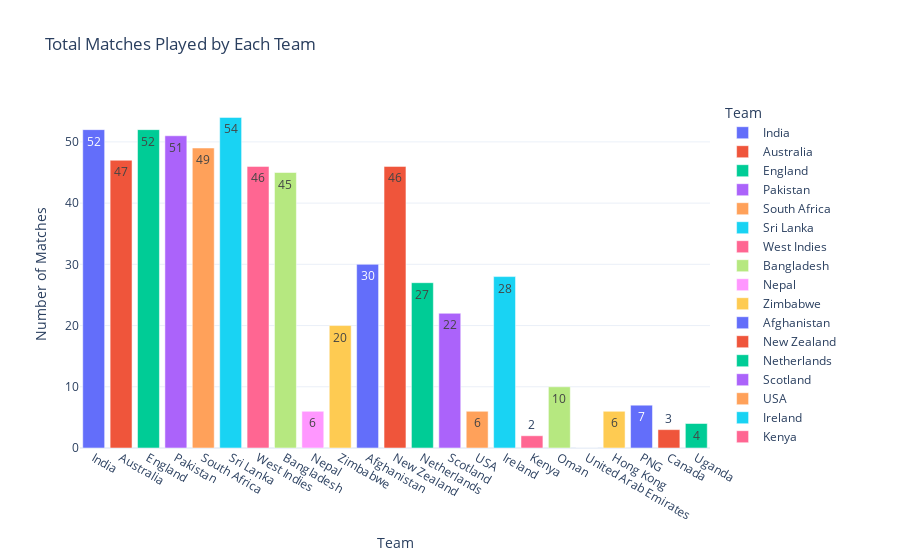

Notebook cell for this chart:
### Code cell
import pandas as pd
import plotly.express as px

# Load the datasets
final_dataset_url = 'https://raw.githubusercontent.com/Shamsvi/CMSE-830/main/MidtermPorject/wc_final_dataset.csv'
matches_url = 'https://raw.githubusercontent.com/Shamsvi/CMSE-830/main/MidtermPorject/all_t20_world_cup_matches_results.csv'

wc_final_data_df = pd.read_csv(final_dataset_url)
all_matches_data_df = pd.read_csv(matches_url)

# Bar Plot: Total Matches Played by Each Team
team1_counts = wc_final_data_df['Team1'].value_counts()
team2_counts = wc_final_data_df['Team2'].value_counts()

# Create dataframes for matches played by Team1 and Team2
total_matches_team1 = pd.DataFrame({'Team': team1_counts.index, 'Matches': team1_counts.values})
total_matches_team2 = pd.DataFrame({'Team': team2_counts.index, 'Matches': team2_counts.values})

# Concatenate the dataframes
total_matches = pd.concat([total_matches_team1, total_matches_team2], ignore_index=True)
total_matches = total_matches.groupby('Team', as_index=False).sum()

# GEOSPATIAL: Correct Team to Country Mapping
team_country_mapping = {
    'India': 'India',
    'Australia': 'Australia',
    'England': 'United Kingdom',
    'Pakistan': 'Pakistan',
    'South Africa': 'South Africa',
    'Sri Lanka': 'Sri Lanka',
    'West Indies': 'Jamaica',  # Using Jamaica to represent West Indies
    'Bangladesh': 'Bangladesh',
    'Nepal': 'Nepal',
    'Zimbabwe': 'Zimbabwe',
    'Afghanistan': 'Afghanistan',
    'New Zealand': 'New Zealand',
    'Netherlands': 'Netherlands',
    'Scotland': 'United Kingdom',  # Mapping Scotland to United Kingdom
    'USA': 'United States of America',  # Correct USA name for Plotly
    'Ireland': 'Ireland',
    'Kenya': 'Kenya',
    'Oman': 'Oman',
    'United Arab Emirates': 'United Arab Emirates',
    'Hong Kong': 'Hong Kong',
    'PNG': 'Papua New Guinea',  # Correct PNG name for Plotly
    'Canada': 'Canada',
    'Uganda': 'Uganda'
}

# Ensure all countries are included, even those with zero matches
all_countries = pd.DataFrame({'Team': list(team_country_mapping.keys())})
total_matches = pd.merge(all_countries, total_matches, on='Team', how='left').fillna(0)

# Map teams to their respective countries
total_matches['Country'] = total_matches['Team'].map(lambda x: team_country_mapping.get(x, 'Unknown'))

# Bar Plot: Total Matches Played by Each Team
fig_total_matches = px.bar(
    total_matches, 
    x='Team', 
    y='Matches', 
    color='Team',  
    title='Total Matches Played by Each Team',
    labels={'Matches': 'Number of Matches', 'Team': 'Team'},
    text='Matches',
    template='plotly_white',
    color_discrete_sequence=px.colors.qualitative.Plotly
)

# Show the bar plot
fig_total_matches.show()

# Create a choropleth map for geospatial distribution of matches
fig_geo_total_matches = px.choropleth(
    total_matches,
    locations='Country',  
    locationmode='country names',  
    color='Matches',  
    hover_name='Country',  
    hover_data=['Matches'],  
    title='Total Matches Played by Each Team',
    color_continuous_scale=px.colors.sequential.Plasma  # Using Plasma scale for color
)

# Customize the layout for the choropleth map
fig_geo_total_matches.update_geos(
    showcoastlines=True,  
    coastlinecolor='Black',  
    landcolor='LightGray',  
    countrycolor='Black',  
    showsubunits=True,  
    showcountries=True
)

# Show the choropleth map
fig_geo_total_matches.show()

### Figure 1 — Plotly figure (JSON) as saved in the notebook; plotly's stock layout.template omitted (floating-point values rounded to 4 significant figures)
{"data": [{"alignmentgroup": "True", "hovertemplate": "Team=%{x}<br>Number of Matches=%{text}<extra></extra>", "legendgroup": "India", "marker": {"color": "#636EFA", "pattern": {"shape": ""}}, "name": "India", "offsetgroup": "India", "orientation": "v", "showlegend": true, "text": [52], "textposition": "auto", "type": "bar", "x": ["India"], "xaxis": "x", "y": [52], "yaxis": "y"}, {"alignmentgroup": "True", "hovertemplate": "Team=%{x}<br>Number of Matches=%{text}<extra></extra>", "legendgroup": "Australia", "marker": {"color": "#EF553B", "pattern": {"shape": ""}}, "name": "Australia", "offsetgroup": "Australia", "orientation": "v", "showlegend": true, "text": [47], "textposition": "auto", "type": "bar", "x": ["Australia"], "xaxis": "x", "y": [47], "yaxis": "y"}, {"alignmentgroup": "True", "hovertemplate": "Team=%{x}<br>Number of Matches=%{text}<extra></extra>", "legendgroup": "England", "marker": {"color": "#00CC96", "pattern": {"shape": ""}}, "name": "England", "offsetgroup": "England", "orientation": "v", "showlegend": true, "text": [52], "textposition": "auto", "type": "bar", "x": ["England"], "xaxis": "x", "y": [52], "yaxis": "y"}, {"alignmentgroup": "True", "hovertemplate": "Team=%{x}<br>Number of Matches=%{text}<extra></extra>", "legendgroup": "Pakistan", "marker": {"color": "#AB63FA", "pattern": {"shape": ""}}, "name": "Pakistan", "offsetgroup": "Pakistan", "orientation": "v", "showlegend": true, "text": [51], "textposition": "auto", "type": "bar", "x": ["Pakistan"], "xaxis": "x", "y": [51], "yaxis": "y"}, {"alignmentgroup": "True", "hovertemplate": "Team=%{x}<br>Number of Matches=%{text}<extra></extra>", "legendgroup": "South Africa", "marker": {"color": "#FFA15A", "pattern": {"shape": ""}}, "name": "South Africa", "offsetgroup": "South Africa", "orientation": "v", "showlegend": true, "text": [49], "textposition": "auto", "type": "bar", "x": ["South Africa"], "xaxis": "x", "y": [49], "yaxis": "y"}, {"alignmentgroup": "True", "hovertemplate": "Team=%{x}<br>Number of Matches=%{text}<extra></extra>", "legendgroup": "Sri Lanka", "marker": {"color": "#19D3F3", "pattern": {"shape": ""}}, "name": "Sri Lanka", "offsetgroup": "Sri Lanka", "orientation": "v", "showlegend": true, "text": [54], "textposition": "auto", "type": "bar", "x": ["Sri Lanka"], "xaxis": "x", "y": [54], "yaxis": "y"}, {"alignmentgroup": "True", "hovertemplate": "Team=%{x}<br>Number of Matches=%{text}<extra></extra>", "legendgroup": "West Indies", "marker": {"color": "#FF6692", "pattern": {"shape": ""}}, "name": "West Indies", "offsetgroup": "West Indies", "orientation": "v", "showlegend": true, "text": [46], "textposition": "auto", "type": "bar", "x": ["West Indies"], "xaxis": "x", "y": [46], "yaxis": "y"}, {"alignmentgroup": "True", "hovertemplate": "Team=%{x}<br>Number of Matches=%{text}<extra></extra>", "legendgroup": "Bangladesh", "marker": {"color": "#B6E880", "pattern": {"shape": ""}}, "name": "Bangladesh", "offsetgroup": "Bangladesh", "orientation": "v", "showlegend": true, "text": [45], "textposition": "auto", "type": "bar", "x": ["Bangladesh"], "xaxis": "x", "y": [45], "yaxis": "y"}, {"alignmentgroup": "True", "hovertemplate": "Team=%{x}<br>Number of Matches=%{text}<extra></extra>", "legendgroup": "Nepal", "marker": {"color": "#FF97FF", "pattern": {"shape": ""}}, "name": "Nepal", "offsetgroup": "Nepal", "orientation": "v", "showlegend": true, "text": [6], "textposition": "auto", "type": "bar", "x": ["Nepal"], "xaxis": "x", "y": [6], "yaxis": "y"}, {"alignmentgroup": "True", "hovertemplate": "Team=%{x}<br>Number of Matches=%{text}<extra></extra>", "legendgroup": "Zimbabwe", "marker": {"color": "#FECB52", "pattern": {"shape": ""}}, "name": "Zimbabwe", "offsetgroup": "Zimbabwe", "orientation": "v", "showlegend": true, "text": [20], "textposition": "auto", "type": "bar", "x": ["Zimbabwe"], "xaxis": "x", "y": [20], "yaxis": "y"}, {"alignmentgroup": "True", "hovertemplate": "Team=%{x}<br>Number of Matches=%{text}<extra></extra>", "legendgroup": "Afghanistan", "marker": {"color": "#636EFA", "pattern": {"shape": ""}}, "name": "Afghanistan", "offsetgroup": "Afghanistan", "orientation": "v", "showlegend": true, "text": [30], "textposition": "auto", "type": "bar", "x": ["Afghanistan"], "xaxis": "x", "y": [30], "yaxis": "y"}, {"alignmentgroup": "True", "hovertemplate": "Team=%{x}<br>Number of Matches=%{text}<extra></extra>", "legendgroup": "New Zealand", "marker": {"color": "#EF553B", "pattern": {"shape": ""}}, "name": "New Zealand", "offsetgroup": "New Zealand", "orientation": "v", "showlegend": true, "text": [46], "textposition": "auto", "type": "bar", "x": ["New Zealand"], "xaxis": "x", "y": [46], "yaxis": "y"}, {"alignmentgroup": "True", "hovertemplate": "Team=%{x}<br>Number of Matches=%{text}<extra></extra>", "legendgroup": "Netherlands", "marker": {"color": "#00CC96", "pattern": {"shape": ""}}, "name": "Netherlands", "offsetgroup": "Netherlands", "orientation": "v", "showlegend": true, "text": [27], "textposition": "auto", "type": "bar", "x": ["Netherlands"], "xaxis": "x", "y": [27], "yaxis": "y"}, {"alignmentgroup": "True", "hovertemplate": "Team=%{x}<br>Number of Matches=%{text}<extra></extra>", "legendgroup": "Scotland", "marker": {"color": "#AB63FA", "pattern": {"shape": ""}}, "name": "Scotland", "offsetgroup": "Scotland", "orientation": "v", "showlegend": true, "text": [22], "textposition": "auto", "type": "bar", "x": ["Scotland"], "xaxis": "x", "y": [22], "yaxis": "y"}, {"alignmentgroup": "True", "hovertemplate": "Team=%{x}<br>Number of Matches=%{text}<extra></extra>", "legendgroup": "USA", "marker": {"color": "#FFA15A", "pattern": {"shape": ""}}, "name": "USA", "offsetgroup": "USA", "orientation": "v", "showlegend": true, "text": [6], "textposition": "auto", "type": "bar", "x": ["USA"], "xaxis": "x", "y": [6], "yaxis": "y"}, {"alignmentgroup": "True", "hovertemplate": "Team=%{x}<br>Number of Matches=%{text}<extra></extra>", "legendgroup": "Ireland", "marker": {"color": "#19D3F3", "pattern": {"shape": ""}}, "name": "Ireland", "offsetgroup": "Ireland", "orientation": "v", "showlegend": true, "text": [28], "textposition": "auto", "type": "bar", "x": ["Ireland"], "xaxis": "x", "y": [28], "yaxis": "y"}, {"alignmentgroup": "True", "hovertemplate": "Team=%{x}<br>Number of Matches=%{text}<extra></extra>", "legendgroup": "Kenya", "marker": {"color": "#FF6692", "pattern": {"shape": ""}}, "name": "Kenya", "offsetgroup": "Kenya", "orientation": "v", "showlegend": true, "text": [2], "textposition": "auto", "type": "bar", "x": ["Kenya"], "xaxis": "x", "y": [2], "yaxis": "y"}, {"alignmentgroup": "True", "hovertemplate": "Team=%{x}<br>Number of Matches=%{text}<extra></extra>", "legendgroup": "Oman", "marker": {"color": "#B6E880", "pattern": {"shape": ""}}, "name": "Oman", "offsetgroup": "Oman", "orientation": "v", "showlegend": true, "text": [10], "textposition": "auto", "type": "bar", "x": ["Oman"], "xaxis": "x", "y": [10], "yaxis": "y"}, {"alignmentgroup": "True", "hovertemplate": "Team=%{x}<br>Number of Matches=%{text}<extra></extra>", "legendgroup": "United Arab Emirates", "marker": {"color": "#FF97FF", "pattern": {"shape": ""}}, "name": "United Arab Emirates", "offsetgroup": "United Arab Emirates", "orientation": "v", "showlegend": true, "text": [0], "textposition": "auto", "type": "bar", "x": ["United Arab Emirates"], "xaxis": "x", "y": [0], "yaxis": "y"}, {"alignmentgroup": "True", "hovertemplate": "Team=%{x}<br>Number of Matches=%{text}<extra></extra>", "legendgroup": "Hong Kong", "marker": {"color": "#FECB52", "pattern": {"shape": ""}}, "name": "Hong Kong", "offsetgroup": "Hong Kong", "orientation": "v", "showlegend": true, "text": [6], "textposition": "auto", "type": "bar", "x": ["Hong Kong"], "xaxis": "x", "y": [6], "yaxis": "y"}, {"alignmentgroup": "True", "hovertemplate": "Team=%{x}<br>Number of Matches=%{text}<extra></extra>", "legendgroup": "PNG", "marker": {"color": "#636EFA", "pattern": {"shape": ""}}, "name": "PNG", "offsetgroup": "PNG", "orientation": "v", "showlegend": true, "text": [7], "textposition": "auto", "type": "bar", "x": ["PNG"], "xaxis": "x", "y": [7], "yaxis": "y"}, {"alignmentgroup": "True", "hovertemplate": "Team=%{x}<br>Number of Matches=%{text}<extra></extra>", "legendgroup": "Canada", "marker": {"color": "#EF553B", "pattern": {"shape": ""}}, "name": "Canada", "offsetgroup": "Canada", "orientation": "v", "showlegend": true, "text": [3], "textposition": "auto", "type": "bar", "x": ["Canada"], "xaxis": "x", "y": [3], "yaxis": "y"}, {"alignmentgroup": "True", "hovertemplate": "Team=%{x}<br>Number of Matches=%{text}<extra></extra>", "legendgroup": "Uganda", "marker": {"color": "#00CC96", "pattern": {"shape": ""}}, "name": "Uganda", "offsetgroup": "Uganda", "orientation": "v", "showlegend": true, "text": [4], "textposition": "auto", "type": "bar", "x": ["Uganda"], "xaxis": "x", "y": [4], "yaxis": "y"}], "layout": {"autosize": true, "barmode": "relative", "legend": {"title": {"text": "Team"}, "tracegroupgap": 0}, "title": {"text": "Total Matches Played by Each Team"}, "xaxis": {"anchor": "y", "autorange": true, "categoryarray": ["India", "Australia", "England", "Pakistan", "South Africa", "Sri Lanka", "West Indies", "Bangladesh", "Nepal", "Zimbabwe", "Afghanistan", "New Zealand", "Netherlands", "Scotland", "USA", "Ireland", "Kenya", "Oman", "United Arab Emirates", "Hong Kong", "PNG", "Canada", "Uganda"], "categoryorder": "array", "domain": [0, 1], "range": [-0.5, 22.5], "title": {"text": "Team"}, "type": "category"}, "yaxis": {"anchor": "x", "autorange": true, "domain": [0, 1], "range": [0, 56.84], "title": {"text": "Number of Matches"}, "type": "linear"}}}
